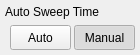
     <widget class="SA_ClickedWidget" name="Auto_SweepTime" native="true">
      <property name="geometry">
       <rect>
        <x>569</x>
        <y>66</y>
        <width>140</width>
        <height>55</height>
       </rect>
      </property>
      <property name="font">
       <font>
        <family>Arial</family>
       </font>
      </property>
      <property name="focusPolicy">
       <enum>Qt::StrongFocus</enum>
      </property>
      <property name="styleSheet">
       <string notr="true"/>
      </property>
      <widget class="QLabel" name="Title_AutoSweepTime">
       <property name="geometry">
        <rect>
         <x>5</x>
         <y>1</y>
         <width>121</width>
         <height>22</height>
        </rect>
       </property>
       <property name="text">
        <string>Auto Sweep Time</string>
       </property>
      </widget>
      <widget class="QPushButton" name="SweepTime_Manual">
       <property name="geometry">
        <rect>
         <x>74</x>
         <y>25</y>
         <width>61</width>
         <height>25</height>
        </rect>
       </property>
       <property name="focusPolicy">
        <enum>Qt::NoFocus</enum>
       </property>
       <property name="styleSheet">
        <string notr="true"/>
       </property>
       <property name="text">
        <string>Manual</string>
       </property>
       <property name="checkable">
        <bool>true</bool>
       </property>
       <property name="checked">
        <bool>true</bool>
       </property>
       <property name="autoExclusive">
        <bool>true</bool>
       </property>
       <property name="flat">
        <bool>false</bool>
       </property>
       <property name="style" stdset="0">
        <string>right</string>
       </property>
       <attribute name="buttonGroup">
        <string notr="true">buttonGroup</string>
       </attribute>
      </widget>
      <widget class="QPushButton" name="SweepTime_Auto">
       <property name="geometry">
        <rect>
         <x>10</x>
         <y>25</y>
         <width>61</width>
         <height>25</height>
        </rect>
       </property>
       <property name="focusPolicy">
        <enum>Qt::NoFocus</enum>
       </property>
       <property name="styleSheet">
        <string notr="true"/>
       </property>
       <property name="text">
        <string>Auto</string>
       </property>
       <property name="checkable">
        <bool>true</bool>
       </property>
       <property name="autoExclusive">
        <bool>true</bool>
       </property>
       <property name="flat">
        <bool>false</bool>
       </property>
       <property name="style" stdset="0">
        <string>left</string>
       </property>
       <attribute name="buttonGroup">
        <string notr="true">buttonGroup</string>
       </attribute>
      </widget>
     </widget>
